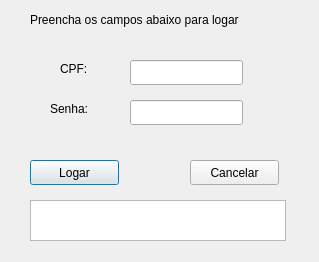
<?xml version="1.0" encoding="UTF-8"?>
<ui version="4.0">
 <class>Autenticacao</class>
 <widget class="QDialog" name="Autenticacao">
  <property name="geometry">
   <rect>
    <x>0</x>
    <y>0</y>
    <width>319</width>
    <height>262</height>
   </rect>
  </property>
  <property name="windowTitle">
   <string>Dialog</string>
  </property>
  <widget class="QLineEdit" name="campoCPF">
   <property name="geometry">
    <rect>
     <x>130</x>
     <y>60</y>
     <width>113</width>
     <height>25</height>
    </rect>
   </property>
   <property name="text">
    <string/>
   </property>
   <property name="echoMode">
    <enum>QLineEdit::Normal</enum>
   </property>
  </widget>
  <widget class="QLineEdit" name="campoSenha">
   <property name="geometry">
    <rect>
     <x>130</x>
     <y>100</y>
     <width>113</width>
     <height>25</height>
    </rect>
   </property>
   <property name="text">
    <string/>
   </property>
   <property name="echoMode">
    <enum>QLineEdit::Password</enum>
   </property>
  </widget>
  <widget class="QLabel" name="label">
   <property name="geometry">
    <rect>
     <x>60</x>
     <y>60</y>
     <width>41</width>
     <height>17</height>
    </rect>
   </property>
   <property name="text">
    <string>CPF:</string>
   </property>
  </widget>
  <widget class="QLabel" name="label_2">
   <property name="geometry">
    <rect>
     <x>50</x>
     <y>100</y>
     <width>51</width>
     <height>17</height>
    </rect>
   </property>
   <property name="text">
    <string>Senha:</string>
   </property>
  </widget>
  <widget class="QPushButton" name="logar">
   <property name="geometry">
    <rect>
     <x>30</x>
     <y>160</y>
     <width>89</width>
     <height>25</height>
    </rect>
   </property>
   <property name="text">
    <string>Logar</string>
   </property>
  </widget>
  <widget class="QPushButton" name="cancelar">
   <property name="geometry">
    <rect>
     <x>190</x>
     <y>160</y>
     <width>89</width>
     <height>25</height>
    </rect>
   </property>
   <property name="text">
    <string>Cancelar</string>
   </property>
  </widget>
  <widget class="QLabel" name="label_3">
   <property name="geometry">
    <rect>
     <x>30</x>
     <y>10</y>
     <width>271</width>
     <height>20</height>
    </rect>
   </property>
   <property name="text">
    <string>Preencha os campos abaixo para logar</string>
   </property>
  </widget>
  <widget class="QTextBrowser" name="status">
   <property name="geometry">
    <rect>
     <x>30</x>
     <y>200</y>
     <width>256</width>
     <height>41</height>
    </rect>
   </property>
  </widget>
 </widget>
 <resources/>
 <connections>
  <connection>
   <sender>cancelar</sender>
   <signal>clicked()</signal>
   <receiver>Autenticacao</receiver>
   <slot>close()</slot>
   <hints>
    <hint type="sourcelabel">
     <x>265</x>
     <y>165</y>
    </hint>
    <hint type="destinationlabel">
     <x>298</x>
     <y>175</y>
    </hint>
   </hints>
  </connection>
 </connections>
</ui>
